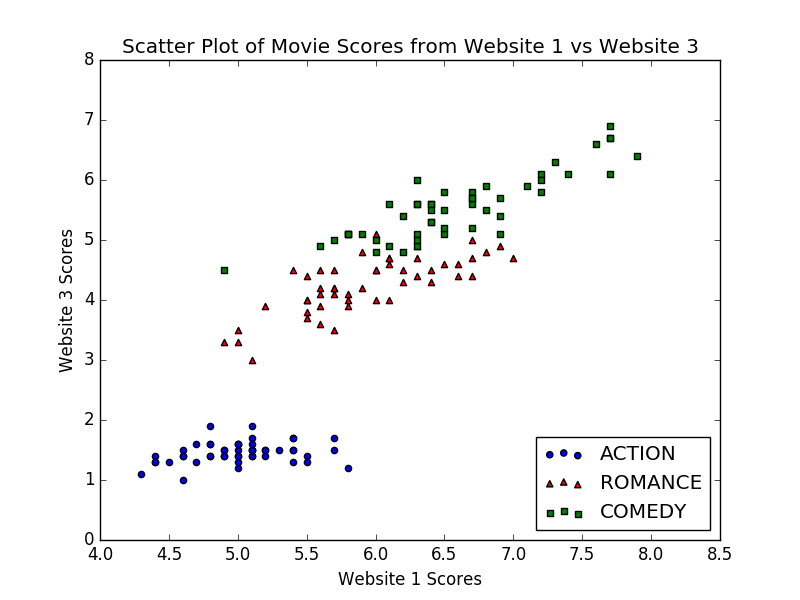

This figure's Python source:
#!/usr/bin/env python2.7

# Eric Layne
# CSE40647
# hw1-2-4

import csv
import numpy as np
from scipy import stats
import matplotlib.pyplot as plt

#score1 = [None]*150
#score2 = [None]*150
#score3 = [None]*150
#score4 = [None]*150
genres = (['ACTION', 'ROMANCE', 'COMEDY'])
actionx = []
actiony = []
romancex = []
romancey = []
comedyx = []
comedyy = []

with open('Dataset-film-data.csv') as film_data_file:
	film_data = csv.reader(film_data_file, delimiter=',')
	read_head = False
	for row in film_data:
		if not read_head:
			read_head = True
			continue
		else:
			if row[5] == 'ACTION':
				actionx.append(row[1])
				actiony.append(row[3])
			elif row[5] == 'ROMANCE':
				romancex.append(row[1])
				romancey.append(row[3])
			elif row[5] == 'COMEDY':
				comedyx.append(row[1])
				comedyy.append(row[3])

plt.scatter(actionx, actiony, c='b', marker='o', label='ACTION')
plt.scatter(romancex, romancey, c='r', marker='^', label='ROMANCE')
plt.scatter(comedyx, comedyy, c='g', marker='s', label='COMEDY')
plt.xlabel('Website 1 Scores')
plt.ylabel('Website 3 Scores')
plt.legend(loc='lower right')
plt.title('Scatter Plot of Movie Scores from Website 1 vs Website 3')
plt.show()
